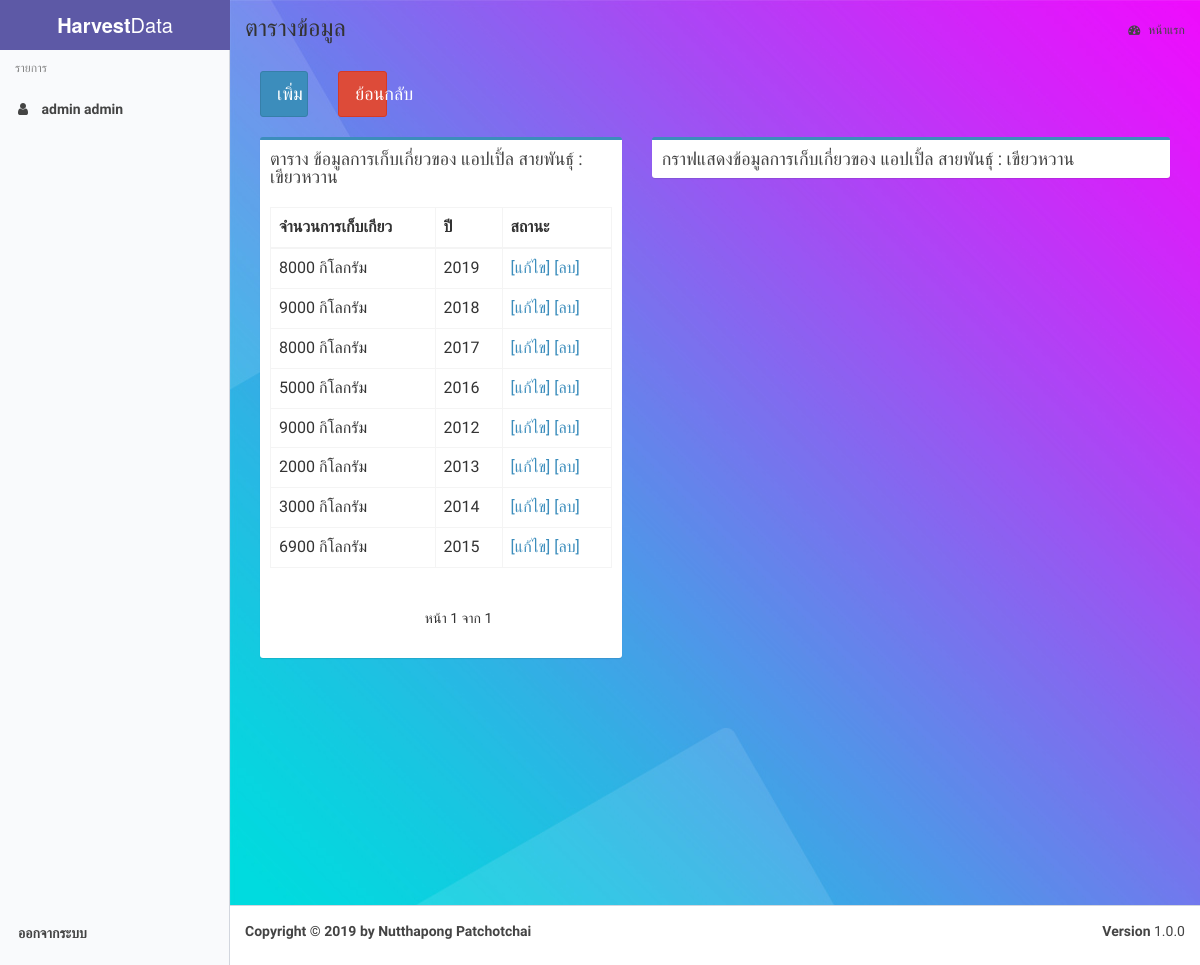
The app's page /plant/18/harvest/21/ (signed in) with its own data.
### Farmer/models.py (models this page shows, shortened)
class Plant(models.Model):
    fruit_name = models.CharField(max_length=100, default='')
    fruit_breed = models.CharField(max_length=100, default='')
    scale = models.CharField(max_length=100, default='')
    Farmer_id = models.ForeignKey(Farmer, on_delete=models.CASCADE)

class Harvest(models.Model):
    product = models.IntegerField(default='')
    years = models.ForeignKey(YearSet, on_delete=models.CASCADE, default='2017')
    Plant_id = models.ForeignKey(Plant, on_delete=models.CASCADE)

class YearSet(models.Model):
    year = models.CharField(max_length=4, default='')
    class Meta:
        ordering = ["-year"]
    def __str__(self):
        return self.year

### Farmer/views.py (the view)
# urls.py: path('plant/<int:Farmer_id>/harvest/<int:Plant_id>/', farmer_views.ViewHarvest, name='viewHarvest'),
@login_required
def ViewHarvest(request, Farmer_id, Plant_id):
    viewfarmer = Farmer.objects.get(id=Farmer_id)
    viewplant = Plant.objects.get(id=Plant_id)
    viewharvests = Plant.objects.get(id=Plant_id)
    viewharvest = Harvest.objects.filter(Plant_id=Plant_id)
    paginator = Paginator(viewharvest, 10)
    page = request.GET.get('page')
    harvestpage = paginator.get_page(page)
    viewharvestpage = {
        'viewplant': viewplant,
        'viewharvest': viewharvest,
        'viewharvests': viewharvests,
        'viewfarmer': viewfarmer,
        'famerpage': harvestpage
    }
    return render(request, 'Farmer/ViewHarvest.html', viewharvestpage)

### Farmer/templates/Farmer/ViewHarvest.html (shortened to what this page needs)
{% extends "Farmer/base.html" %}
{% load static %}
{% block content %}
<section class="content">
<div class="row" >
    <div class="col-md-1">
<a type="button" class="btn btn-block btn-primary btn-lg" href="{% url 'createHarvest' viewharvests.id %}">เพิ่ม</a>
    </div>
    <div class="col-md-1">
        <a type="button" class="btn btn-block btn-danger btn-lg" href="{% url 'viewFarmer' viewfarmer.id %}">ย้อนกลับ</a>
    </div>
    <div class="col-md-10"></div>
</div>
    <br>
      <div class="row">
        <div class="col-md-5">
            <div class="box box-primary">
                <div class="box-header">
                <h3 class="box-title">ตาราง ข้อมูลการเก็บเกี่ยวของ {{ viewplant.fruit_name }} สายพันธุ์ : {{ viewplant.fruit_breed }}</h3>
                </div>
            <div class="box-body">
              <div id="example2_wrapper" class="dataTables_wrapper form-inline dt-bootstrap"><div class="row"><div class="col-sm-6"></div><div class="col-sm-6"></div></div><div class="row"><div class="col-sm-12"><table id="example2" class="table table-bordered table-hover dataTable" role="grid" aria-describedby="example2_info">
                <thead>
                <tr role="row">
                    <th class="sorting" tabindex="0" aria-controls="example2" rowspan="1" colspan="1" aria-label="Platform(s): activate to sort column ascending">จำนวนการเก็บเกียว</th>
                    <th class="sorting" tabindex="0" aria-controls="example2" rowspan="1" colspan="1" aria-label="Platform(s): activate to sort column ascending">ปี</th>
                    <th class="sorting" tabindex="0" aria-controls="example2" rowspan="1" colspan="1" aria-label="CSS grade: activate to sort column ascending">สถานะ</th></tr>
                </thead>
                <tbody>
                 <tr role="row" class="odd">
                {% for VH in viewharvest %}
                    <td>{{ VH.product }} กิโลกรัม</td>
                    <td>{{ VH.years }}</td>
                  <td>
                      <a type="button"  href="{% url 'editHarvest' VH.Plant_id_id VH.id %}">[แก้ไข]</a>
                      <a type="button"  href="{% url 'deleteHarvest' VH.id %}">[ลบ]</a>
                  </td>
                </tr>
                {% endfor %}
                </tbody>
              </table></div></div>
                          <div class="row">
                      <div class="col-sm-5">
                      </div>
                      <div class="col-sm-7">
                        <div class="pagination">
                            <span class="step-links">
        <span class="current">
            หน้า {{ famerpage.number }}  จาก {{ famerpage.paginator.num_pages }}
        </span>
    </span>
</div>
                      </div>
                  </div>
                </div>
            </div>
            </div>
        </div>
      <div class="col-md-7">
            <div class="box box-primary">
                <div class="box-header">
                <h3 class="box-title">กราฟแสดงข้อมูลการเก็บเกี่ยวของ {{ viewplant.fruit_name }} สายพันธุ์ : {{ viewplant.fruit_breed }}</h3>
                </div>
            </div>
      </div>
          </div>
</section>
{% endblock %}

### Farmer/templates/Farmer/base.html (shortened to what this page needs)
{% load static %}
{% load sweetify %}
<html>
<head>
  <link rel="stylesheet" href="{% static 'Farmer/css/bootstrap.min.css' %}">
  <link rel="stylesheet" href="{% static 'Farmer/css/font-awesome.min.css' %}">
  <link rel="stylesheet" href="{% static 'Farmer/css/ionicons.min.css' %}">
  <link rel="stylesheet" href="{% static 'Farmer/css/AdminLTE.min.css' %}">
     <link rel="stylesheet" href="{% static 'Farmer/css/alt/AdminLTE-bootstrap-social.min.css' %}">
     <link rel="stylesheet" href="{% static 'Farmer/css/alt/AdminLTE-fullcalendar.min.css' %}">
     <link rel="stylesheet" href="{% static 'Farmer/css/alt/AdminLTE-select2.min.css' %}">
     <link rel="stylesheet" href="{% static 'Farmer/css/alt/AdminLTE-without-plugins.min.css' %}">
    <link rel="stylesheet" href="{% static 'Farmer/css/skins/_all-skins.min.css' %}">
</head>
<body class="skin-purple-light sidebar-mini wysihtml5-supported" >
  <header class="main-header" style="background-image: url({% static 'Login/images/bg-01.jpg' %} );">
    <a href="{% url 'index' %}" class="logo">
      <span class="logo-lg"><b>Harvest</b>Data</span>
    </a>
  </header>
  <aside class="main-sidebar" >
    <section class="sidebar" style="height: auto;">
      <ul class="sidebar-menu tree" data-widget="tree">
        <li class="header">รายการ</li>
        <li><a href="{% url 'index' %}"><i class="fa fa-user"></i> <span>{{  user.first_name }}</span>  <span>{{user.last_name}}</span></a></li>
<br><br><br><br><br><br><br><br><br><br><br><br><br><br><br><br><br><br><br><br><br><br><br><br><br><br><br><br><br><br><br><br><br><br><br><br><br><br><br>
          <li class="lowercase"><a href="{% url 'logout' %}" ><span>ออกจากระบบ</span></a></li>
      </ul>
    </section>
  </aside>
  <div class="content-wrapper" style="background-image: url({% static 'Login/images/bg-01.jpg' %} );">
    <section class="content-header">
      <h1>
        ตารางข้อมูล
      </h1>
      <ol class="breadcrumb">
        <li><a href="{% url 'index' %}"><i class="fa fa-dashboard"></i> หน้าแรก</a></li>
      </ol>
    </section>
    <section class="content" >
{% block content %}
    {% endblock %}
        </section>
      </div>
  <footer class="main-footer">
    <div class="pull-right hidden-xs">
      <b>Version</b> 1.0.0
    </div>
      <strong>Copyright © 2019 by Nutthapong Patchotchai</strong>
  </footer>
</body>
</html>

### records on screen
Plant: fruit_name "แอปเปิ้ล", fruit_breed "เขียวหวาน"
Harvest: product "8000", years "2019"
Harvest: product "9000", years "2018"
Harvest: product "8000", years "2017"
Harvest: product "5000", years "2016"
Harvest: product "9000", years "2012"
Harvest: product "2000", years "2013"
Harvest: product "3000", years "2014"
Harvest: product "6900", years "2015"

### other values on screen
{{ user.first_name }} "admin"
{{ user.last_name }} "admin"
{{ famerpage.number }} "1"
{{ famerpage.paginator.num_pages }} "1"
